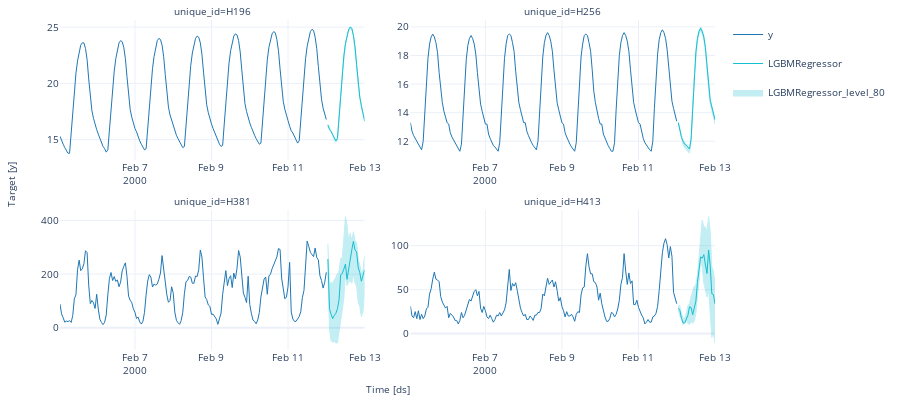

Notebook cell for this chart:
### Code cell
fig = plot_series(df, preds, max_insample_length=24 * 7, level=[80], engine="plotly")

# Update the layout to use 'x unified' hovermode
fig.update_layout(hovermode="x unified")

fig.show()

### Figure 1 — Plotly figure (JSON) as saved in the notebook; plotly's stock layout.template omitted (floating-point values rounded to 4 significant figures; data arrays with more than 128 entries replaced by an {"elided": "..."} marker saying what was removed)
{"data": [{"legendgroup": "y", "line": {"color": "#1f77b4", "width": 1}, "mode": "lines", "name": "y", "showlegend": true, "x": {"elided": "192 str values"}, "y": {"elided": "192 float values"}, "type": "scatter", "xaxis": "x", "yaxis": "y"}, {"legendgroup": "LGBMRegressor", "line": {"color": "#17becf", "width": 1}, "mode": "lines", "name": "LGBMRegressor", "showlegend": true, "x": {"elided": "192 str values"}, "y": {"elided": "192 float values"}, "type": "scatter", "xaxis": "x", "yaxis": "y"}, {"fill": "toself", "fillcolor": "#17becf", "legendgroup": "LGBMRegressor_level_80", "line": {"color": "#17becf", "width": 1}, "mode": "lines", "name": "LGBMRegressor_level_80", "opacity": 0.26, "showlegend": true, "x": {"elided": "384 str values"}, "y": {"elided": "384 float values"}, "type": "scatter", "xaxis": "x", "yaxis": "y"}, {"legendgroup": "y", "line": {"color": "#1f77b4", "width": 1}, "mode": "lines", "name": "y", "showlegend": false, "x": {"elided": "192 str values"}, "y": {"elided": "192 float values"}, "type": "scatter", "xaxis": "x2", "yaxis": "y2"}, {"legendgroup": "LGBMRegressor", "line": {"color": "#17becf", "width": 1}, "mode": "lines", "name": "LGBMRegressor", "showlegend": false, "x": {"elided": "192 str values"}, "y": {"elided": "192 float values"}, "type": "scatter", "xaxis": "x2", "yaxis": "y2"}, {"fill": "toself", "fillcolor": "#17becf", "legendgroup": "LGBMRegressor_level_80", "line": {"color": "#17becf", "width": 1}, "mode": "lines", "name": "LGBMRegressor_level_80", "opacity": 0.26, "showlegend": false, "x": {"elided": "384 str values"}, "y": {"elided": "384 float values"}, "type": "scatter", "xaxis": "x2", "yaxis": "y2"}, {"legendgroup": "y", "line": {"color": "#1f77b4", "width": 1}, "mode": "lines", "name": "y", "showlegend": false, "x": {"elided": "192 str values"}, "y": {"elided": "192 float values"}, "type": "scatter", "xaxis": "x3", "yaxis": "y3"}, {"legendgroup": "LGBMRegressor", "line": {"color": "#17becf", "width": 1}, "mode": "lines", "name": "LGBMRegressor", "showlegend": false, "x": {"elided": "192 str values"}, "y": {"elided": "192 float values"}, "type": "scatter", "xaxis": "x3", "yaxis": "y3"}, {"fill": "toself", "fillcolor": "#17becf", "legendgroup": "LGBMRegressor_level_80", "line": {"color": "#17becf", "width": 1}, "mode": "lines", "name": "LGBMRegressor_level_80", "opacity": 0.26, "showlegend": false, "x": {"elided": "384 str values"}, "y": {"elided": "384 float values"}, "type": "scatter", "xaxis": "x3", "yaxis": "y3"}, {"legendgroup": "y", "line": {"color": "#1f77b4", "width": 1}, "mode": "lines", "name": "y", "showlegend": false, "x": {"elided": "192 str values"}, "y": {"elided": "192 float values"}, "type": "scatter", "xaxis": "x4", "yaxis": "y4"}, {"legendgroup": "LGBMRegressor", "line": {"color": "#17becf", "width": 1}, "mode": "lines", "name": "LGBMRegressor", "showlegend": false, "x": {"elided": "192 str values"}, "y": {"elided": "192 float values"}, "type": "scatter", "xaxis": "x4", "yaxis": "y4"}, {"fill": "toself", "fillcolor": "#17becf", "legendgroup": "LGBMRegressor_level_80", "line": {"color": "#17becf", "width": 1}, "mode": "lines", "name": "LGBMRegressor_level_80", "opacity": 0.26, "showlegend": false, "x": {"elided": "384 str values"}, "y": {"elided": "384 float values"}, "type": "scatter", "xaxis": "x4", "yaxis": "y4"}], "layout": {"xaxis": {"anchor": "y", "domain": [0.0, 0.465], "showticklabels": true, "visible": true}, "yaxis": {"anchor": "x", "domain": [0.575, 1.0]}, "xaxis2": {"anchor": "y2", "domain": [0.535, 1.0], "showticklabels": true, "visible": true}, "yaxis2": {"anchor": "x2", "domain": [0.575, 1.0]}, "xaxis3": {"anchor": "y3", "domain": [0.0, 0.465], "showticklabels": true, "visible": true}, "yaxis3": {"anchor": "x3", "domain": [0.0, 0.425]}, "xaxis4": {"anchor": "y4", "domain": [0.535, 1.0], "showticklabels": true, "visible": true}, "yaxis4": {"anchor": "x4", "domain": [0.0, 0.425]}, "annotations": [{"font": {"size": 10}, "showarrow": false, "text": "unique_id=H196", "x": 0.2325, "xanchor": "center", "xref": "paper", "y": 1.0, "yanchor": "bottom", "yref": "paper"}, {"font": {"size": 10}, "showarrow": false, "text": "unique_id=H256", "x": 0.7675, "xanchor": "center", "xref": "paper", "y": 1.0, "yanchor": "bottom", "yref": "paper"}, {"font": {"size": 10}, "showarrow": false, "text": "unique_id=H381", "x": 0.2325, "xanchor": "center", "xref": "paper", "y": 0.425, "yanchor": "bottom", "yref": "paper"}, {"font": {"size": 10}, "showarrow": false, "text": "unique_id=H413", "x": 0.7675, "xanchor": "center", "xref": "paper", "y": 0.425, "yanchor": "bottom", "yref": "paper"}, {"font": {"size": 10}, "showarrow": false, "text": "Time [ds]", "x": 0.5, "xanchor": "center", "xref": "paper", "y": 0, "yanchor": "top", "yref": "paper", "yshift": -30}, {"font": {"size": 10}, "showarrow": false, "text": "Target [y]", "textangle": -90, "x": 0, "xanchor": "right", "xref": "paper", "xshift": -40, "y": 0.5, "yanchor": "middle", "yref": "paper"}], "margin": {"l": 60, "r": 10, "t": 20, "b": 50}, "font": {"size": 10}, "autosize": true, "height": 400, "hovermode": "x unified"}}
